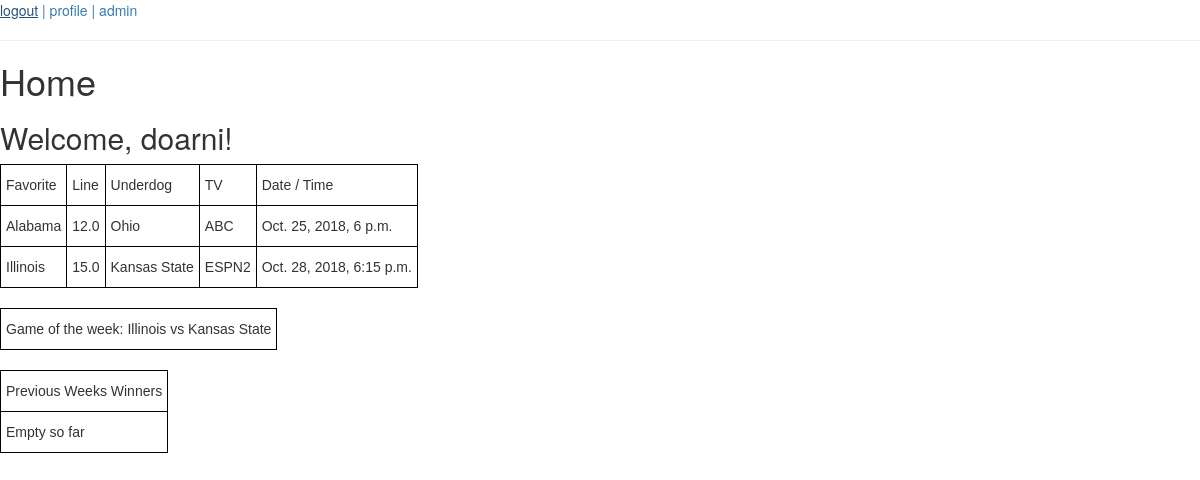
Before: / (signed in) with the older database file.
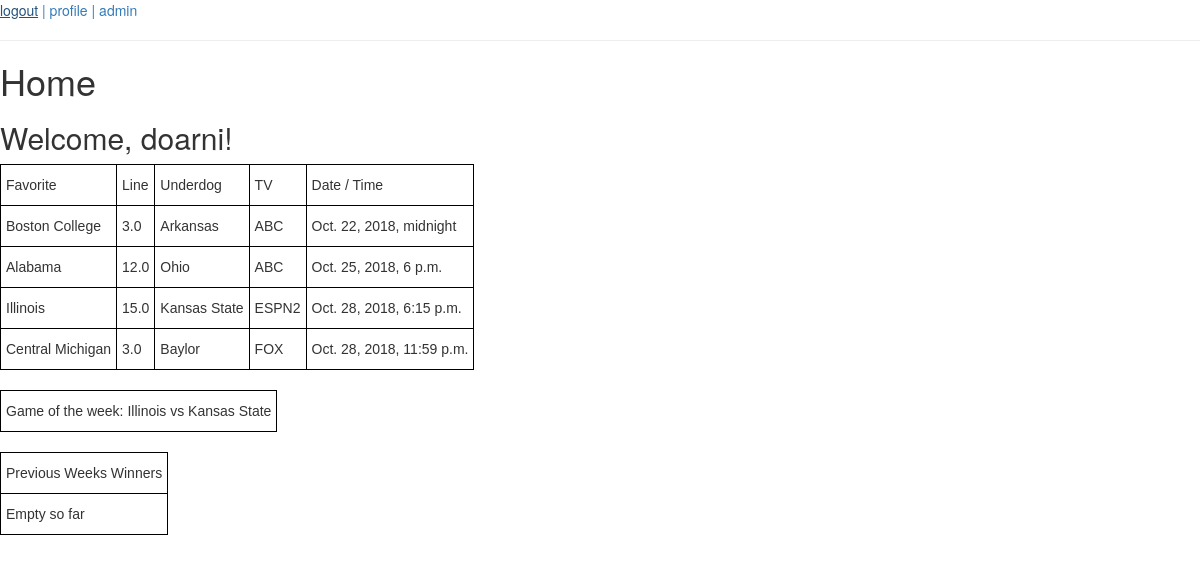
After: the same page with the newer database file.
### pool/models.py (models this page shows, shortened)
class Game(models.Model):
    id = models.IntegerField(primary_key=True)
    favorite_id = models.ForeignKey(Team, on_delete=models.CASCADE, related_name='favorite_id')
    underdog_id = models.ForeignKey(Team, on_delete=models.CASCADE, related_name='underdog_id')
    home_id = models.ForeignKey(Team, on_delete=models.CASCADE, related_name='home_id')
    tv = models.CharField(max_length=12)
    date_time = models.DateTimeField()
    spread = models.FloatField()
    is_game_of_week = models.BooleanField(default=False)
    underdog_score = models.IntegerField(null=True, blank=True)
    favorite_score = models.IntegerField(null=True, blank=True)
    is_tie_breaker = models.BooleanField(default=False)
    def __str__(self):
        return "{} vs {}".format(self.favorite_id.name, self.underdog_id.name)

class Team(models.Model):
    id = models.IntegerField(primary_key=True)
    name = models.CharField(max_length=64)
    class Meta:
        ordering = ["id"]

### pool/views.py (the view)
# urls.py: 2. Add a URL to urlpatterns:  path('', views.home, name='home')
@login_required
def home(request):
    table_headers = ['Favorite', 'Line', 'Underdog', 'TV', 'Date / Time']
    games = Game.objects.filter(date_time__range=(
        mondayOfSameWeek(timezone.now()), # lastWeek(timezone.now())
        sundayOfSameWeek(timezone.now())  # lastWeek(timezone.now())
    ))
    game_ids = []
    for game in games:
        game_ids.append(game.id)
    bets = Bet.objects.filter(game_id__in=game_ids)
    for bet in bets:
        print(str(bet))
    return render(
        request, 'home.html',
        {
            'games': Game.objects.filter(date_time__range=(
                        mondayOfSameWeek(timezone.now()),
                        sundayOfSameWeek(timezone.now())
                     )).order_by('date_time'),
            'table_headers': table_headers
        }
    )

### pool/models.py (called while the page is built)
    def __str__(self):
        return "{} ({} {})".format(
            self.user_id.username,
            str(self.game_id),
            self.game_id.date_time
        )

### pool/views.py (called while the page is built)
def mondayOfSameWeek(dt):
    i =    stripTime(dt)
    j =      i.weekday()
    return i - timedelta(days=j)

def stripTime(dt):
    return datetime(dt.year, dt.month, dt.day, tzinfo=dt.tzinfo)

def sundayOfSameWeek(dt):
    i =    stripTime(dt)
    j =  6 - i.weekday()
    k =  i + timedelta(days=j)
    return datetime(k.year, k.month, k.day, 23, 59, 59, 999999, k.tzinfo)

### pool/templates/home.html (shortened to what this page needs)
{% extends 'base.html' %}
{% block content %}
    <h1>Home</h1>
    <h2>Welcome, {{ user.username }}!</h2>
    <div>
        <table class="tg">
            <tr>
                {% for header in table_headers %}
                    <th class="tg-s268">{{ header }}</th>
                {% endfor %}
            </tr>
            {% for game in games %}
                <tr>
                    <td class="tg-s268">{{ game.favorite_id.name }}</td>
                    <td class="tg-s268">{{ game.spread }}</td>
                    <td class="tg-s268">{{ game.underdog_id.name }}</td>
                    <td class="tg-s268">{{ game.tv }}</td>
                    <td class="tg-s268">{{ game.date_time }}</td>
                </tr>
            {% endfor %}
        </table>
    	<br>
    </div>
    <div>
        <table class="tg">
            {% for game in games %}
                {% if game.is_game_of_week %}
                    <tr><th class="tg-s268">Game of the week: {{ game }}</th></tr>
                {% endif %}
            {%  endfor %}
        </table>
    	<br>
    </div>
	<div>
		<table class="tg">
			<tr>
				<th class="tg-s268">Previous Weeks Winners</th>
			</tr>
			<tr>
				<td class="tg-s268">Empty so far</td>
			</tr>
		</table>
		<br>
	</div>
{% endblock %}

### pool/templates/base.html (shortened to what this page needs)
{% load static %}
<!DOCTYPE html>
<html lang="en">
  <head>
    <link rel="stylesheet" href="https://maxcdn.bootstrapcdn.com/bootstrap/3.3.7/css/bootstrap.min.css">
    <link rel="stylesheet" href="https://maxcdn.bootstrapcdn.com/bootstrap/3.3.7/css/bootstrap-theme.min.css">
  </head>
  <body>
    <header>
      {% if user.is_authenticated %}
        <a href="{% url 'logout' %}">logout</a>
        <a> | </a>
        <a href="{% url 'profile' %}">profile</a>
          {% if user.is_superuser %}
              <a> | </a>
              <a href="{% url 'admin:index' %}">admin</a>
          {% endif %}
      {% else %}
        <a href="{% url 'login' %}">login</a> / <a href="{% url 'signup' %}">signup</a>
      {% endif %}
      <hr>
    </header>
    <main>
      {% block content %}
      {% endblock %}
    </main>
  </body>
</html>

### pool/templates/home.html (style rules this page uses)
.tg { border-collapse: collapse; border-spacing: 0; }
.tg td { font-family: Arial, sans-serif; font-size: 14px; padding: 10px 5px; border-style: solid; border-width: 1px; overflow: hidden; word-break: normal; border-color: black; }
.tg th { font-family: Arial, sans-serif; font-size: 14px; font-weight: normal; padding: 10px 5px; border-style: solid; border-width: 1px; overflow: hidden; word-break: normal; border-color: black; }
.tg .tg-s268 { text-align: left }

Changed rows visible on the page:
added Game: favorite_id.name "Boston College", spread "3.0", underdog_id.name "Arkansas", tv "ABC", date_time "Oct. 22, 2018, midnight"
added Game: favorite_id.name "Central Michigan", spread "3.0", underdog_id.name "Baylor", tv "FOX", date_time "Oct. 28, 2018, 11:59 p.m."
